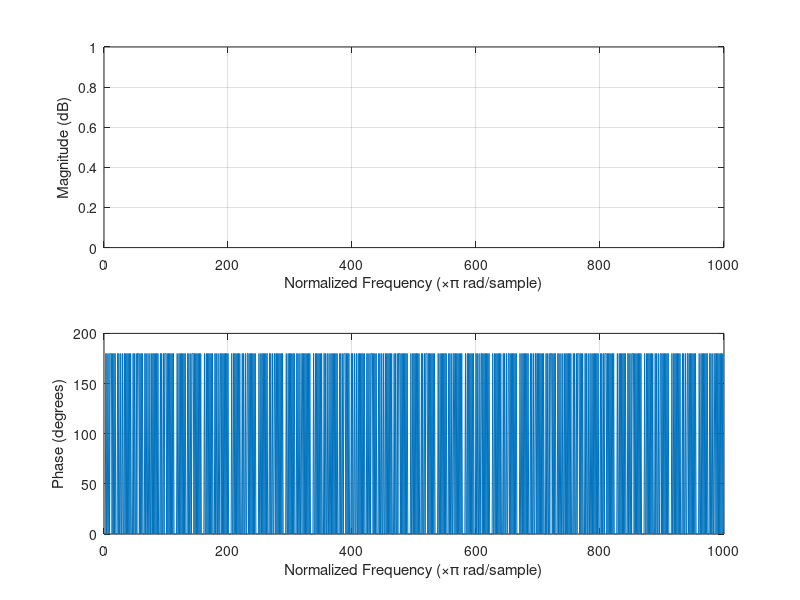

The MATLAB script that drew this image:
N=4;

Arr = linspace(1,N,N);
vals = zeros(1,N);     

B = 1/(1-(1/N)*sum(Arr)+N);

M = (1-N*B)/sum(Arr);

for i = 1:N
    vals(i) = M*Arr(i) + B;
end

B
Arr
vals


% filter(b(y coefficients), a(x coefficients), DATA)
freqz(0, vals, 0:1000) 
%%
